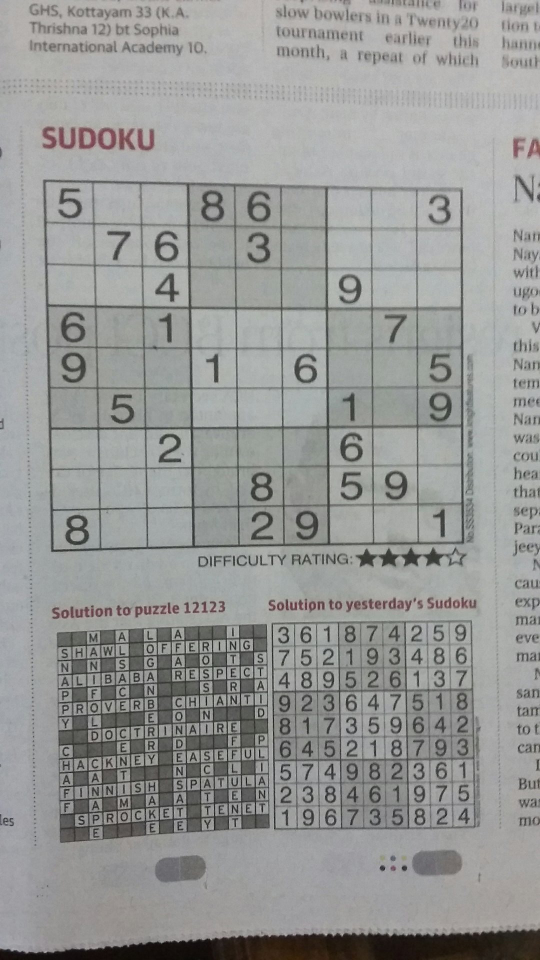
#> input picture full.jpg, 1080 x 1920 px (shown at 1/2 size)
$ python find_sudoku.py   (older library calls are emulated)
#> lines starting #> are read from the running program, lines starting #| are printed output that depends on the picture; after the words box and inside, x2 and y2 are one past the last pixel; in counts of white or black regions, pixels touching at a corner belong together
import cv2
import numpy as np


# img = cv2.imread('full.jpg', cv2.IMREAD_GRAYSCALE)
# blur = cv2.GaussianBlur(img,(5,5),0)
# ret3,img = cv2.threshold(blur,0,255,cv2.THRESH_BINARY+cv2.THRESH_OTSU)

img =  cv2.imread('full.jpg')
#> img is the input picture: shape (1920, 1080, 3); mean B, G, R 149.9, 151.6, 150.6
gray = cv2.cvtColor(img,cv2.COLOR_BGR2GRAY)
gray = cv2.GaussianBlur(gray,(5,5),0)
thresh = cv2.adaptiveThreshold(gray,255,1,1,11,2)
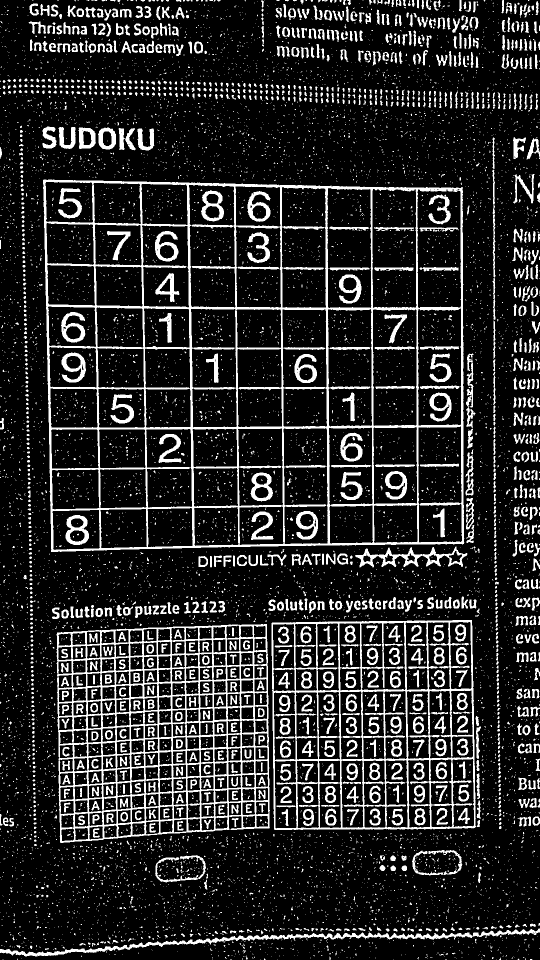
#> thresh: shape (1920, 1080) (shown at 1/2 size); 16% white; 10952 white regions (9652 under 20 px)

cv2.imwrite('threshold2.jpg', thresh)

im2, contours, hierarchy = cv2.findContours(thresh, cv2.RETR_TREE, cv2.CHAIN_APPROX_SIMPLE)
#> contours = 11531 contours, 10183 with area under 20; largest, box (x1, y1, x2, y2) and area: (86, 359, 929, 1104) 602453, (113, 1248, 540, 1686) 172864, (543, 1240, 952, 1660) 166766, (377, 369, 472, 616) 21118, (654, 375, 744, 617) 20624

areas = [cv2.contourArea(c) for c in contours]
#> areas = 11531 values, max 602453 at index 6290, min 0 at index 0, mean 171
max_index = np.argmax(areas)
#> max_index = 6290
cnt=contours[max_index]
#> cnt = contour of 510 points, box (x1, y1, x2, y2) (86, 359, 929, 1104), area 602453

x,y,w,h = cv2.boundingRect(cnt)
#> x = 86; y = 359; w = 843; h = 745
res = img[y:y+h, x:x+w]
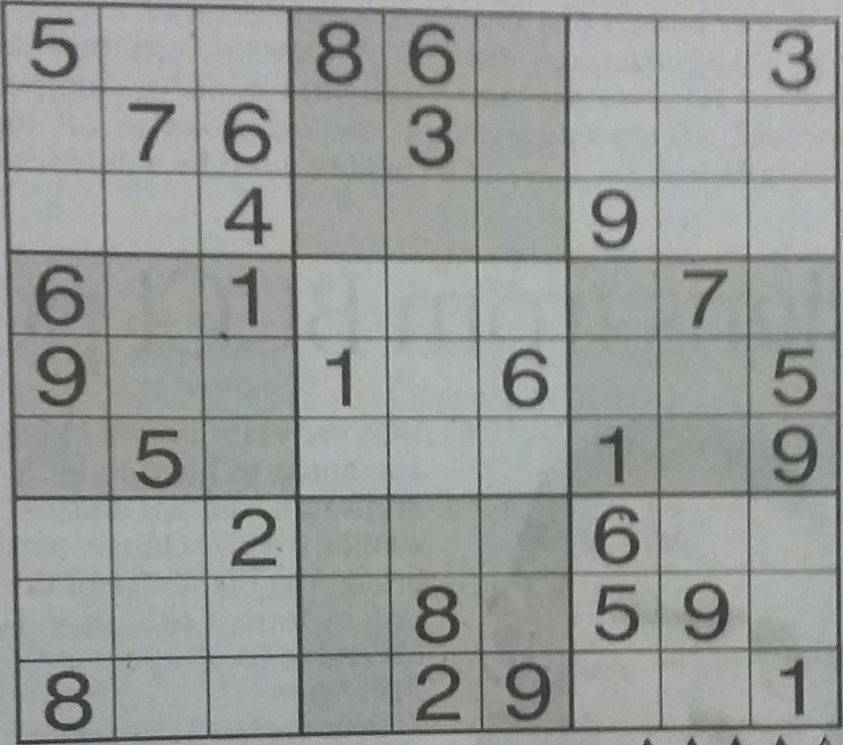
#> res: shape (745, 843, 3); mean B, G, R 152.6, 155.3, 152
gray = cv2.cvtColor(res,cv2.COLOR_BGR2GRAY)
#> gray: shape (745, 843)
gray = cv2.GaussianBlur(gray,(5,5),0)
thresh = cv2.adaptiveThreshold(gray,255,1,1,11,2)
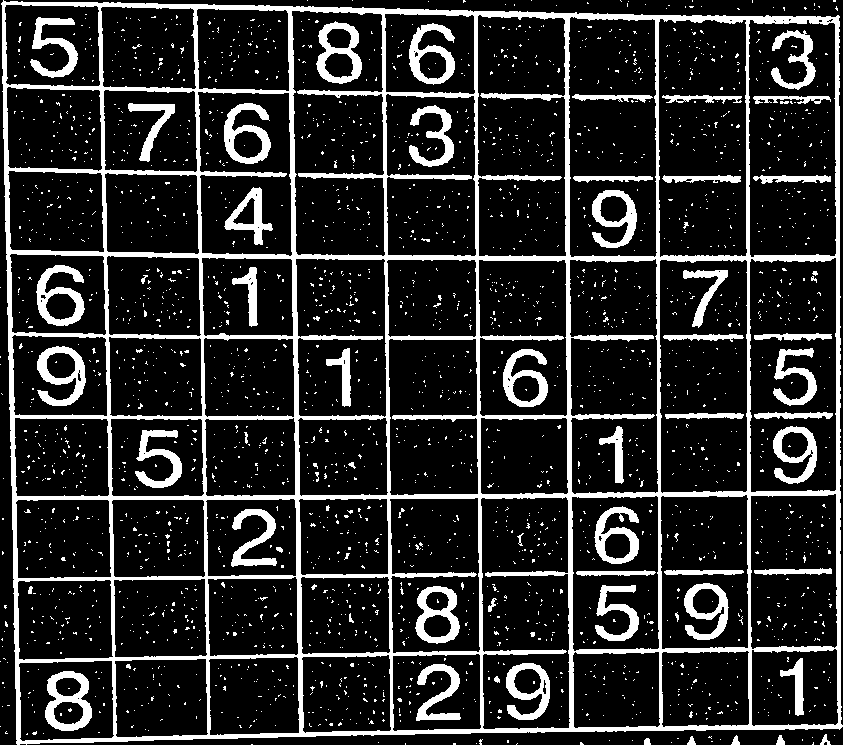
#> thresh: shape (745, 843); 16.5% white; 2600 white regions (2535 under 20 px), largest, box (x1, y1, x2, y2) and area: (1, 0, 843, 745) 60254, (45, 671, 92, 731) 1354, (37, 346, 86, 406) 1321
value = (img.shape[0] + img.shape[1])/2
#> value = 1500
resized_image = cv2.resize(thresh, (value, value))
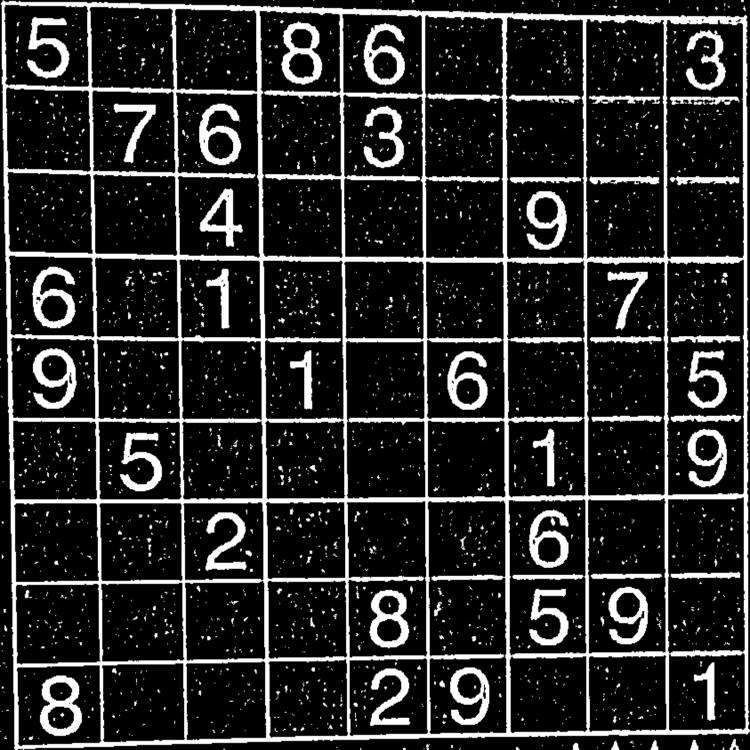
#> resized_image: shape (1500, 1500) (shown at 1/2 size); min 0, max 255, mean 41.9
cv2.imwrite("resize.jpg", resized_image)


# [6 lines of commented-out code are left out]
